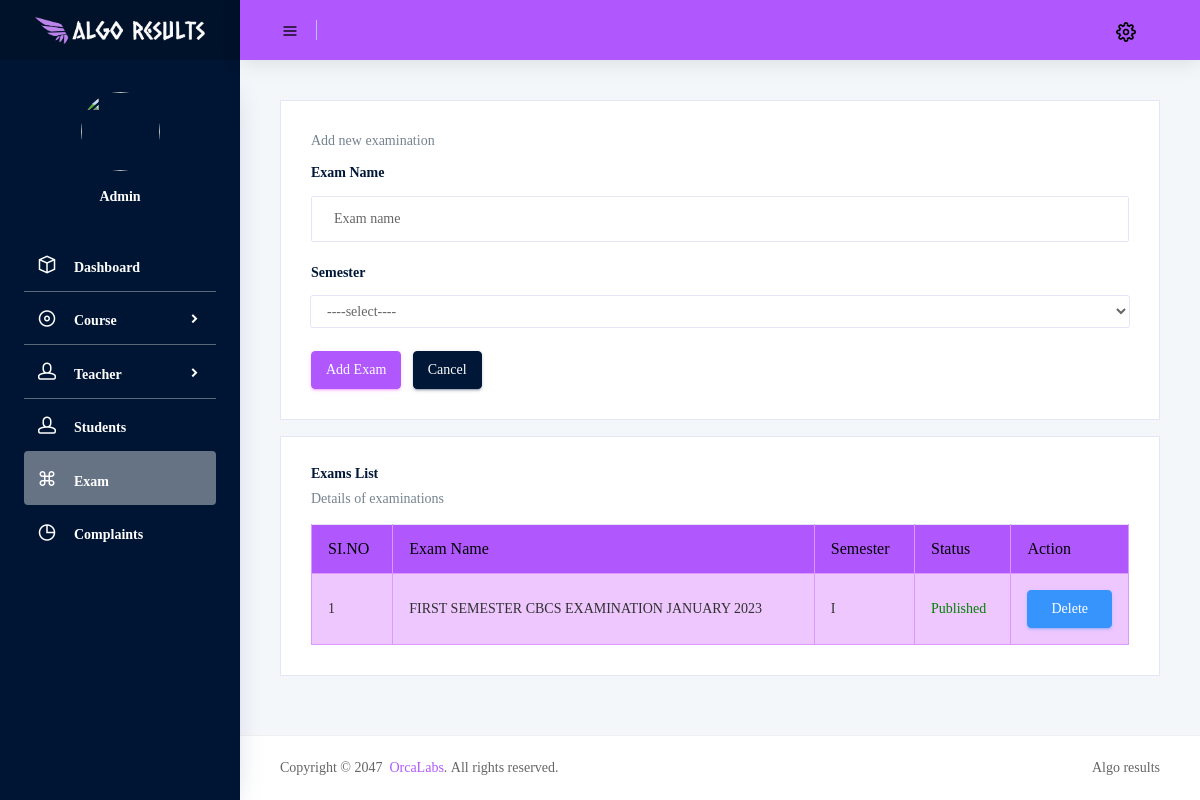
The page /Project/Admin/Exam.php on the database its author committed.
### tables this page shows
CREATE TABLE IF NOT EXISTS `tbl_exam` (
  `exam_id` int NOT NULL AUTO_INCREMENT,
  `exam_name` varchar(250) NOT NULL,
  `sem_id` int NOT NULL,
  `exam_status` int NOT NULL,
  PRIMARY KEY (`exam_id`)
);

CREATE TABLE IF NOT EXISTS `tbl_sem` (
  `sem_id` int NOT NULL,
  `sem_name` varchar(50) NOT NULL,
  PRIMARY KEY (`sem_id`)
);

### Project/Admin/Exam.php (the view, shortened to what this page needs)
<?php
include("../Assets/Connection/Connection.php");
include('Head.php');
?>
<!DOCTYPE html>
<html lang="en">
<head>
	<link rel="stylesheet" href="../Assets/CSS/Font.css">
</head>
<body>
	<div class="row">
		<div class="col-12 grid-margin stretch-card">
			<div class="card">
				<div class="card-body">
					<p class="card-description">
						Add new examination
					</p>
					<form action="" method="post" class="forms-sample">
						<div class="form-group">
							<label for="exam_name">
								<h4 class="card-title">Exam Name</h4>
							</label>
							<input type="text" class="form-control" name="exam_name" placeholder="Exam name" required title="Allows Only Numbers and Uppercase Alphabets" pattern="^[A-Z0-9 ]*$">
						</div>
						<div class="form-group">
							<label for="sem_id">
								<h4 class="card-title">Semester</h4>
							</label>
							<select class="form-control js-example-basic-single w-100" name="sem_id" required>
								<option value="">----select----</option>
							</select>
						</div>
						<button type="submit" class="btn btn-primary mr-2" name="btn_submit">Add Exam</button>
						<button type="reset" class="btn btn-dark">Cancel</button>
					</form>
				</div>
			</div>
		</div>
	</div>
	<div class="row">
		<div class="col-lg-12 grid-margin stretch-card">
			<div class="card">
				<div class="card-body">
					<h4 class="card-title">Exams List</h4>
					<p class="card-description">
						Details of examinations
					</p>
					<div class="table-responsive">
						<table class="table table-primary table-bordered table-hover">
							<?php
							$selQry = "SELECT * FROM tbl_exam e INNER JOIN tbl_sem s ON e.sem_id=s.sem_id";
							$data = mysqli_query($con, $selQry);
							if (mysqli_num_rows($data) > 0) {
							?>
								<thead>
									<tr>
										<th>SI.NO</th>
										<th>Exam Name</th>
										<th>Semester</th>
										<th>Status</th>
										<th>Action</th>
									</tr>
								</thead>
								<tbody>
									<?php
									$i = 0;
									while ($row = mysqli_fetch_array($data)) {
										$i++;
									?> <tr>
											<td><?php echo $i; ?></td>
											<td><?php echo $row["exam_name"]; ?></td>
											<td><?php echo $row["sem_name"]; ?></td>
											<?php
											if ($row["exam_status"] == 0) {
											?>
												<td><a href="Exam.php?sta=<?php echo $row["exam_id"]; ?>"><button class="btn btn-success btn-block mr-2">Publish</button></a></td>
											<?php
											} else {
											?>
												<td style="color:green">Published</td>
											<?php
											}
											?>
											<td><a href="Exam.php?del=<?php echo $row["exam_id"]; ?>"><button class="btn btn-info btn-block mr-2">Delete</button></a></td>
										</tr>
								<?php
									}
								} else {
									echo "0 results";
								}
								?>
								</tbody>
						</table>
					</div>
				</div>
			</div>
		</div>
	</div>
</body>
<?php
include('Foot.php');
?>
</html>

### Project/Admin/Exam.php (style rules this page uses)
thead th, thead td { color: black; background-color: #b058fe; }
tbody th, tbody td { color: #313131; }

### rows shown on the page
tbl_exam: exam_name "FIRST SEMESTER CBCS EXAMINATION JANUARY 2023", sem.sem_name "I", exam_status "Published"
